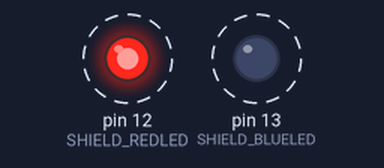
A sketch run on a simulated Arduino Uno, built with avr-gcc and run on an emulated ATmega328P. Parts: output pins drawn as LEDs (lit = HIGH). Dashed ring = blinking.

Above: at 0.05 s.
Timing chart, 0 to 3.0 s (numbered marks = the images above):
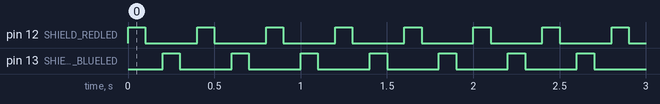

Measured:
- by itself, pin 12 (SHIELD_REDLED), pin 13 (SHIELD_BLUELED): alternates HIGH for 0.10 s and LOW for 0.30 s

The sketch:

day1_shield_led.ino
```cpp
/*
  Project Name: Day1_Shield
  Project Description: Shield를 활용하여 경찰차 경광등과 같은 LED 출력을 하는 예제

  Author: Minsu Kim <25-10631@knu.hs.kr>
  Created At: 2025-10-11
*/

// CONSTANTS
const int BASE_SPEED = 100; // LED on/off 간격
const int SHIELD_REDLED = 12; // 고정; Shield의 빨간색 LED의 Digital 핀번호
const int SHIELD_BLUELED = 13; // 고정; Shield의 파란색 LED의 Digital 핀번호

// 수정 금지
void setup() {
  pinMode(SHIELD_REDLED, OUTPUT);
  pinMode(SHIELD_BLUELED, OUTPUT);
}

void loop() {
  digitalWrite(SHIELD_REDLED, HIGH);
  delay(BASE_SPEED);
  digitalWrite(SHIELD_REDLED, LOW);
  delay(BASE_SPEED);

  digitalWrite(SHIELD_BLUELED, HIGH);
  delay(BASE_SPEED);
  digitalWrite(SHIELD_BLUELED, LOW);
  delay(BASE_SPEED);
}
```
